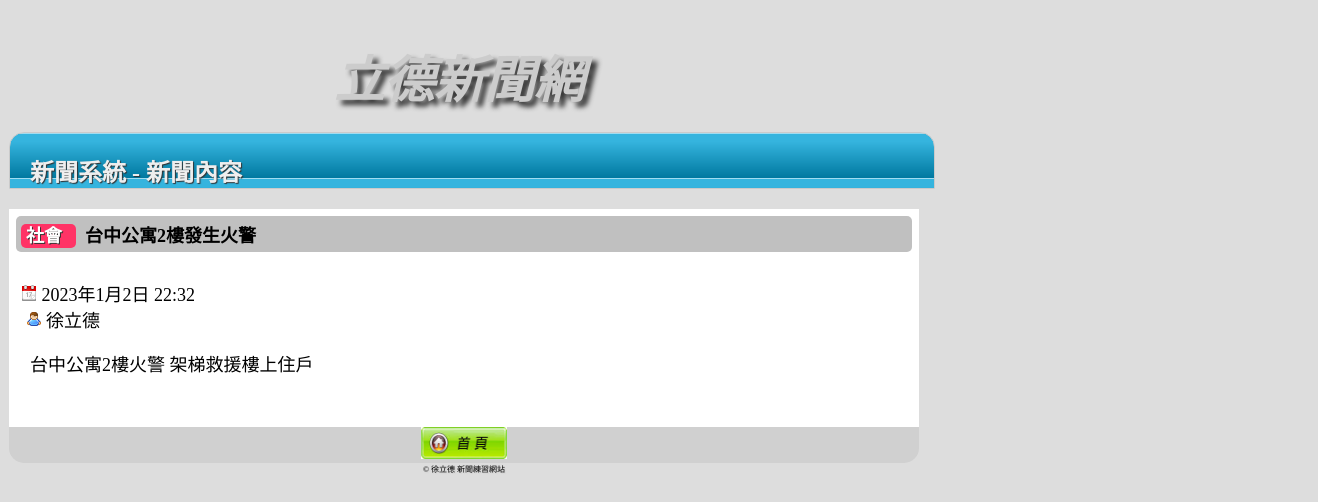
/detail/9/, run on an earlier commit of the app's database.
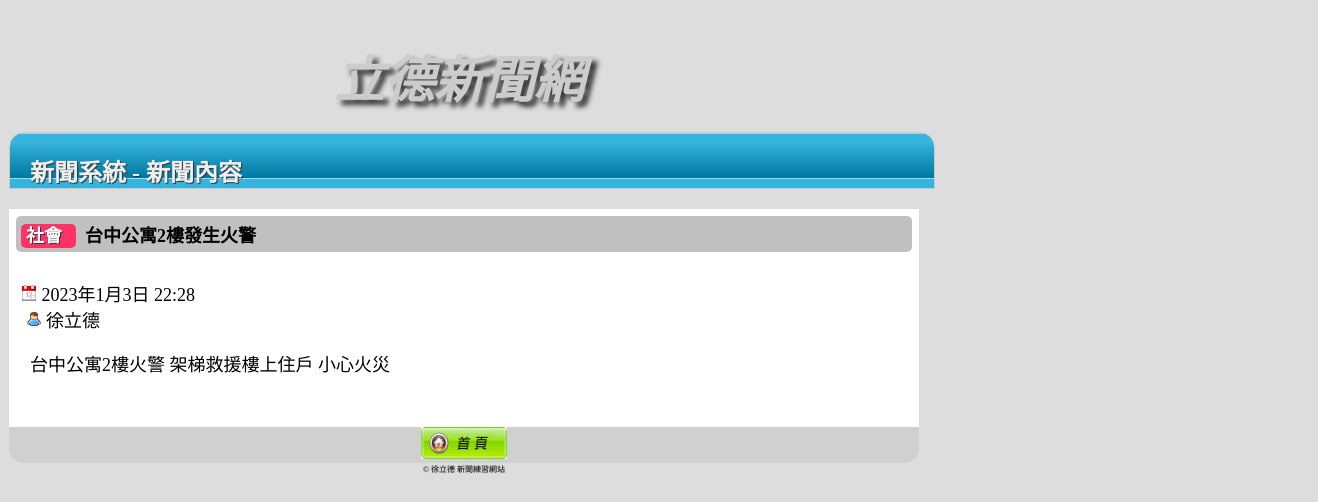
And on a later commit of the database.
### myapp/models.py (models this page shows, shortened)
class NewsData(models.Model):
    catego = models.CharField(max_length=10, null=False)
    nickname = models.CharField(max_length=20, null=False)
    title = models.CharField(max_length=50, null=False)
    message = models.TextField(null=False)
    pubtime = models.DateTimeField(auto_now=True)
    enabled = models.BooleanField(default=False)
    press = models.IntegerField(default=0)

### myapp/views.py (the view)
# urls.py: path('detail/<int:detail_id>/', views.detail),
def detail(request, detail_id=None):
    unit = models.NewsData.objects.get(id=detail_id)
    category = unit.catego
    title = unit.title
    pubtime = unit.pubtime
    nickname = unit.nickname
    message = unit.message
    unit.press += 1
    unit.save()
    return render(request, "detail.html", locals())

### templates/detail.html (shortened to what this page needs)
<!DOCTYPE html>
<html>
<head>
	{% load static %}
	<link href="{% static "css/news_style.css" %}" rel="stylesheet" type="text/css" />
</head>
<body>
  	<div id="warp">
		<div id="header" align="center">
			<span class="logo" >
				立德新聞網
			</span>
		</div>
		<div class="headings">
		  <h2>新聞系統 - 新聞內容</h2>
		</div>
    	<div class="contentbox">
			<table width="100%">
			<tr>
			  <th align="left"><span class="typeblock">{{category}}&nbsp;&nbsp;</span>&nbsp;&nbsp;{{title}}</th>
			</tr>
			<tr>
			  <td><span class="newsinfo">
				<img src="{% static "images/date.png" %}" alt="" width="16" height="16" />&nbsp;{{pubtime}}
				&nbsp;<img src="{% static "images/user.png" %}" alt="" width="16" height="16" />&nbsp;{{nickname}}
				<p>&nbsp;&nbsp;{{message}}</p>
			  </td>
			</tr>
			</table>
			<div class="top_function" align="center">
				<a href="/news/1/" title="返回首頁">
				<img src="{% static "images/home.png" %}" alt="返回首頁" width="86" height="32" /></a>
			</div>
			<div id="footer">&copy; 徐立德 新聞練習網站 </div>
		</div>
	</div>
</body>
</html>

What changed in the data, as far as the page shows it:
changed NewsData "社會": pubtime "2023年1月2日 22:32" → "2023年1月3日 22:28"; message "台中公寓2樓火警 架梯救援樓上住戶" → "台中公寓2樓火警 架梯救援樓上住戶 小心火災"
